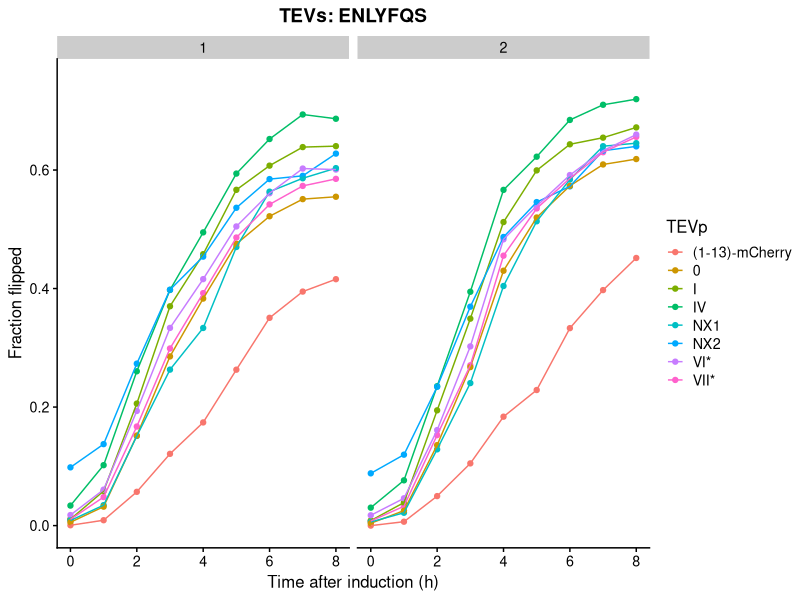
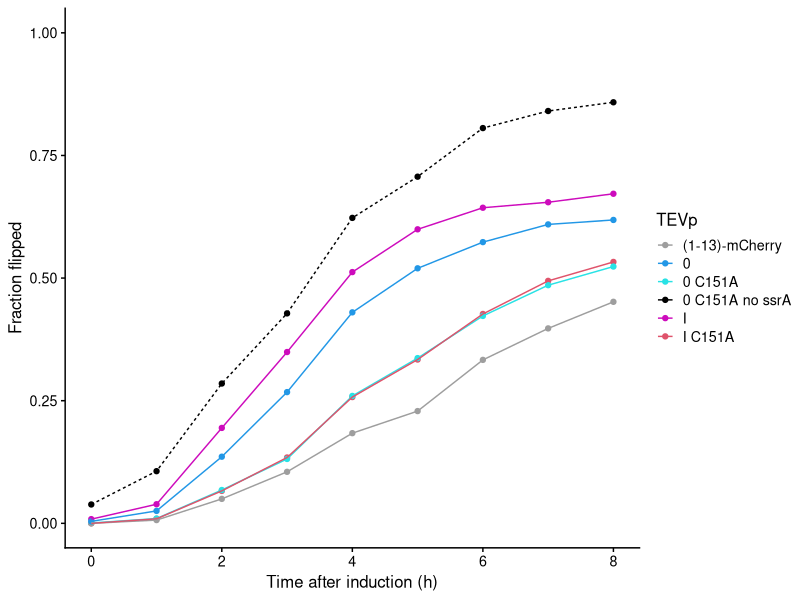
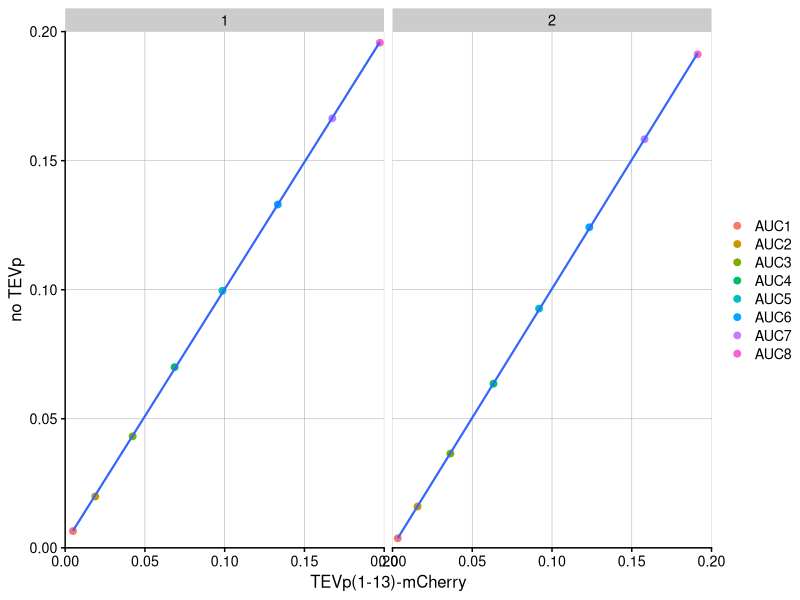
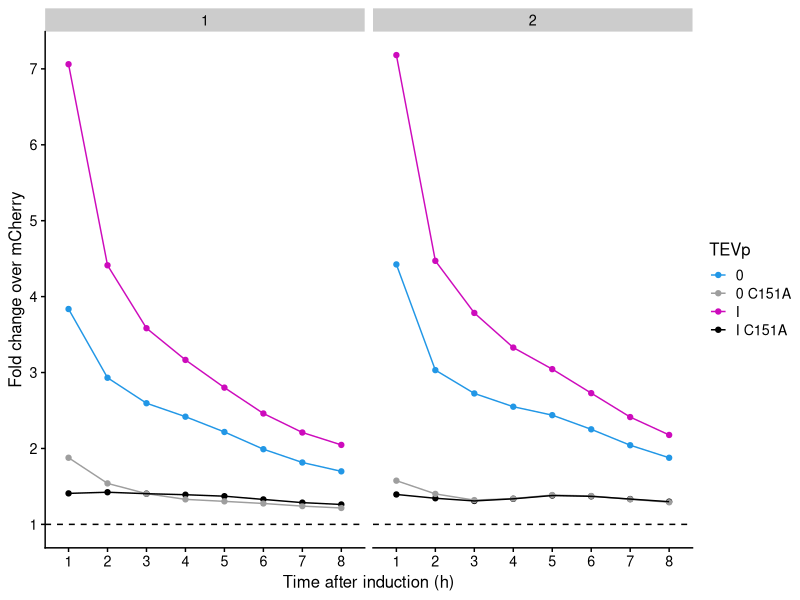
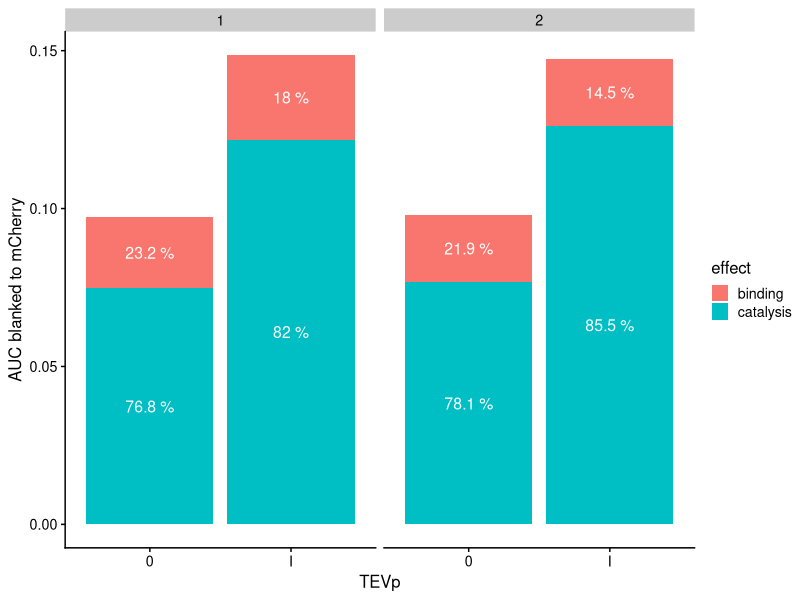
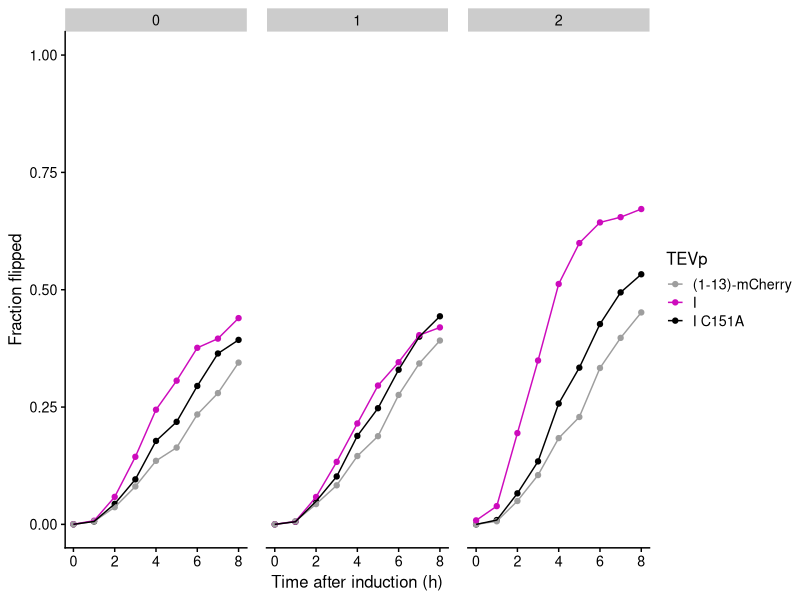
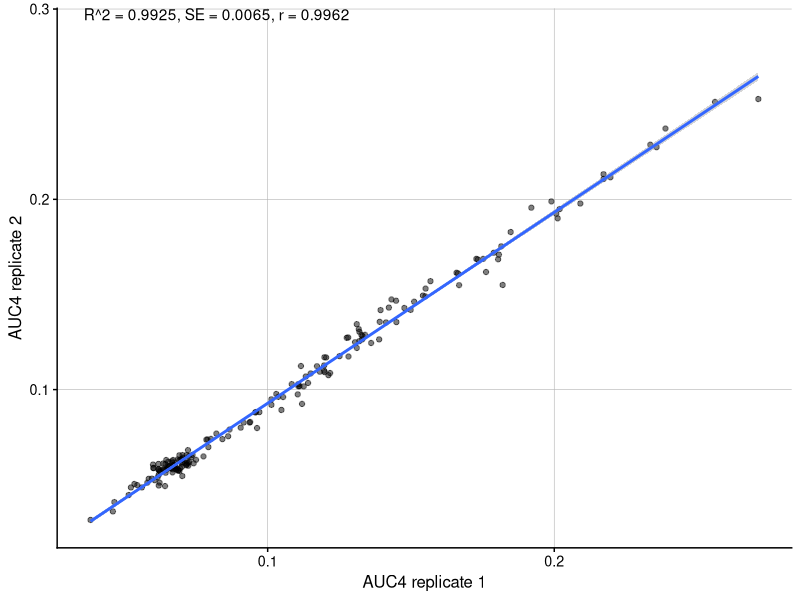
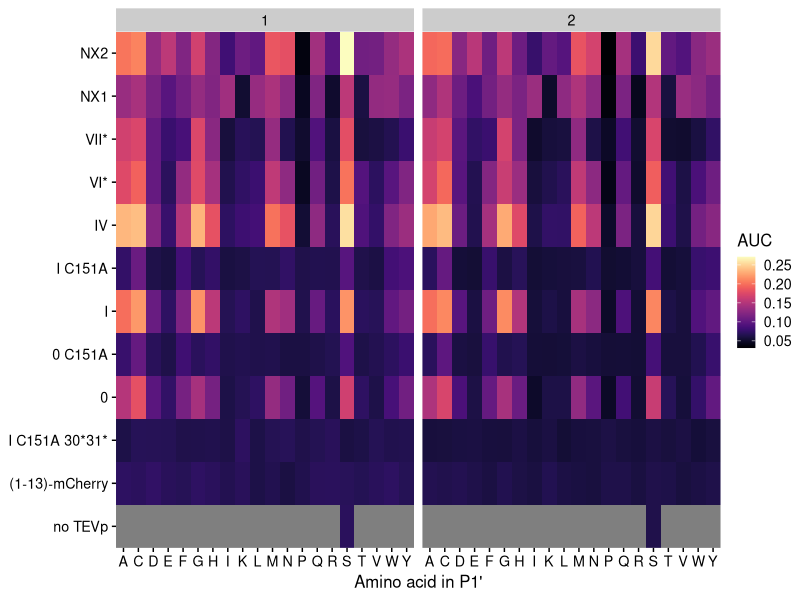

The R script that drew these images, in order:
# load libraries
library(tidyverse)
library(viridis)
library(cowplot)

# create folders --------------------------------------------------------

# create a folder to store the individual plots and results in
dir.create("./01_pop2")
dir.create("./01_pop2/results")
dir.create("./01_pop2/plots")
dir.create("./01_pop2/plots/1_flipping_TEVp")
dir.create("./01_pop2/plots/2_negative_controls")
dir.create("./01_pop2/plots/3_binding")
dir.create("./01_pop2/plots/4_linker_study")
dir.create("./01_pop2/plots/5_reproducibility")
dir.create("./01_pop2/plots/6_heatmaps")

# prepare data ------------------------------------------------------------

# read data
data <- read.table("./data/01_std_fraction_AUCs.txt", sep = "\t", header = TRUE)

# rename some variants to have consistent naming
# Replace "TEVp" with "" for all entries except "no TEVp"
data$TEVp <- ifelse(data$TEVp != "no TEVp", gsub("TEVp ", "", data$TEVp), data$TEVp)
data$TEVp <- ifelse(data$TEVp != "no TEVp", gsub("TEVp", "", data$TEVp), data$TEVp) # to rename TEVp(1-13)-mCherry

# format data
data <- data %>% 
  # for this analysis we only look at the standard plasmid with GFP
  filter(Bxb1.version == "with GFP") %>%
  # rename some columns to be consistens with other data
  rename(rep=Rep, 
         t1=X0, t2=X1, t3=X2, t4=X3, t5=X4, t6=X5, t7=X6, t8=X7, t9=X8,
         Note = Comment) %>%
  # clean up
  select(-ID, -Bxb1.version, -Architecture, -Discriminator.spacer, -Plasmid.ID, -TEVp.BC, -TEVs.BC, -sum)

# add columns needed for some plots
data <- data %>%
  mutate(TEVs_pos = "P1'", # add column stating that P1` was mutated
         TEVs_AA = gsub("ENLYFQ", "", data$TEVs)) # write AA of mutated position in separate column)

# get TEVp variants that were part of the linker study
linker_vars <- data %>% filter(No..of.TEVs.linkers == 1) %>% pull(TEVp) %>% unique()

# separate data for linker study from the rest
data_linkers <- data %>%
  filter(TEVs == 'ENLYFQS',
         TEVp %in% linker_vars)

# save data of linker study
write.table(data_linkers, file = "./01_pop2/results/data_linkers.txt", sep = "\t", row.names=FALSE, quote = F)

# only keep variants with both linkers in the rest of the data table
data <- filter(data, No..of.TEVs.linkers == 2) %>% select(-No..of.TEVs.linkers)

# save data
write.table(data, file = "./01_pop2/results/data_pop2clean.txt", sep = "\t", row.names=FALSE, quote = F)

# 1_flipping plots ---------------------------------------------------------

## multiple TEVps and a single TEVs ----

# write function to generate plots of flipping curves for a single TEVs
TEVp_plot <- function(
  TEVs_var, TEVp_var, limit, file_name){
  p <- data %>%
    # filtering
    filter(TEVp %in% TEVp_var, 
           # min >= 20, 
           TEVs %in% TEVs_var) %>% 
    # selecting only necessary columns
    select(rep, TEVp, TEVs, t1, t2, t3, t4, t5, t6, t7, t8, t9) %>%
    # rename for correct plotting
    rename("0"=t1, "1"=t2, "2"=t3, "3"=t4, "4"=t5, "5"=t6, "6"=t7, "7"=t8, "8"=t9) %>%
    # reformatting for plotting
    pivot_longer(cols = !c(rep, TEVp, TEVs) , names_to = "timepoint", values_to = "fraction_flipped") %>%
    # plotting
    ggplot(., aes(x = as.integer(timepoint), y = fraction_flipped, col = TEVp)) +
    geom_point() +
    geom_line() +
    facet_wrap(~rep) +
    theme_cowplot(font_size = 12) +
    scale_x_continuous("Time after induction (h)", limits = c(0, 8)) +
    scale_y_continuous("Fraction flipped", limits = c(0, limit)) +
    ggtitle(paste("TEVs:", TEVs_var)) +
    theme(plot.title = element_text(hjust = 0.5))
  # show plot
  print(p)
  # and save to file
  save_plot(p, filename = paste0("./01_pop2/plots/1_flipping_TEVp/", file_name, ".pdf"))
}


# show all active variants
TEVp_plot(TEVs_var = "ENLYFQS", 
          TEVp_var = c("(1-13)-mCherry",
                       filter(data, Note == "") %>% pull(TEVp)),
          limit = 0.75, file_name = "active_variants")


### plot the pop for a paper figure ----

palette.colors(palette = "R4")

# prepare data
pop <- data %>%
  # filtering
  filter(TEVp %in% c("0", "0 C151A", "I", "I C151A", "(1-13)-mCherry", "0 C151A no ssrA"), 
         # min >= 20, 
         TEVs %in% c("ENLYFQS", "ENLYFQ-"),
         # show rep 2 only as rep 1 has missing values for the no ssrA control
         rep == 2) %>% 
  # selecting only necessary columns
  select(rep, TEVp, TEVs, t1, t2, t3, t4, t5, t6, t7, t8, t9, AUC4, AUC8) %>%
  # rename for correct plotting
  rename("0"=t1, "1"=t2, "2"=t3, "3"=t4, "4"=t5, "5"=t6, "6"=t7, "7"=t8, "8"=t9) %>%
  # add column specifying the line type for each TEVp
  mutate(type = factor(if_else(TEVp == "0 C151A no ssrA", "dashed", "solid"), 
                       levels = c("solid", "dashed"))) %>%
  # reformat for plotting
  pivot_longer(cols = !c(rep, TEVp, TEVs, type, AUC4, AUC8) , names_to = "timepoint", values_to = "fraction_flipped")

# create a named vector with color codes for each TEVp
tevp_colors <- c("0" = palette.colors(palette = "R4")[4], 
                 "0 C151A" = palette.colors(palette = "R4")[5], 
                 "I" = palette.colors(palette = "R4")[6], 
                 "I C151A" = palette.colors(palette = "R4")[2], 
                 "(1-13)-mCherry" = palette.colors(palette = "R4")[8], 
                 "0 C151A no ssrA" = palette.colors(palette = "R4")[1])

# plotting
p <- ggplot(pop, aes(x = as.integer(timepoint), y = fraction_flipped, col = TEVp, linetype = type)) +
  geom_point() +
  geom_line() +
  theme_cowplot(font_size = 12) +
  scale_x_continuous("Time after induction (h)", limits = c(0, 8)) +
  scale_y_continuous("Fraction flipped", limits = c(0, 1)) +
  theme(plot.title = element_text(hjust = 0.5)) +
  scale_color_manual(values = tevp_colors) +
  guides(linetype = "none")

# show plot
print(p)
# and save to file
save_plot(p, filename = paste0("./01_pop2/plots/1_flipping_TEVp/figure_1C.pdf"),
          base_height = 2.3,
          base_asp = 1.7)


# 2_negative controls -----------------------------------------------------

# create a correlation plot

# format data
neg_ctrls <- data %>%
  #  filter(min >= 20) %>%
  filter(TEVp %in% c('no TEVp', '(1-13)-mCherry'),
         TEVs == "ENLYFQS") %>%
  select(TEVp, rep, paste0("AUC", seq(1:8))) %>%
  pivot_longer(., cols = c(-TEVp, -rep), names_to = "hour", values_to = "AUC") %>%
  pivot_wider(., names_from = TEVp, values_from = AUC) %>%
  rename('mCherry' = '(1-13)-mCherry', "noTEVp" = "no TEVp")

# create linear model
fit_rep1 <- lm(noTEVp ~ mCherry, data = filter(neg_ctrls, rep == 1))
fit_rep2 <- lm(noTEVp ~ mCherry, data = filter(neg_ctrls, rep == 2))
neg_ctrls <- data.frame(rep = c(1:2),
                 r2 = c(round(summary(fit_rep1)$r.squared, 5),
                        round(summary(fit_rep2)$r.squared, 5))) %>%
  right_join(., neg_ctrls)


# plot
p <-  ggplot(neg_ctrls, aes(x = mCherry, y = noTEVp)) +
  geom_point(size = 2, aes(color = hour)) +
  stat_smooth(method = "lm", formula = y ~ x, se = TRUE, size =0.75) +
  theme_cowplot(font_size = 12) +
  theme(panel.grid.major = element_line(colour = "grey70", size = 0.2),
        panel.grid.minor = element_blank()) +
  xlab("TEVp(1-13)-mCherry") +
  ylab("no TEVp") +
  scale_x_continuous(limits = c(0, 0.2), expand = c(0, 0)) +
  scale_y_continuous(limits = c(0, 0.2), expand = c(0, 0)) +
  labs(color = NULL) + # remove label of legend
  facet_wrap(~rep)
# show plot
print(p)
# and save to file
save_plot(p, filename = "./01_pop2/plots/2_negative_controls/correlation_neg_ctrls.pdf",
          base_asp = 1.618)


# 3_effect of binding -------------------------------------------------------

# investigate the effect of binding

## ENLYFQS only ----

### Fold change over mCherry (AUCs) ----

# get AUC1-8 for some TEVps
check <- data %>%
  filter(TEVp %in% c("I", "0", "I C151A", "0 C151A"),
         TEVs == "ENLYFQS") %>%
  select(rep, TEVp, paste0("AUC", seq(1, 8)))

# get AUC1-8 for mCherry
mCherry <- data %>%
  filter(TEVp == "(1-13)-mCherry",
         TEVs == "ENLYFQS") %>%
  select(rep, TEVp, paste0("AUC", seq(1, 8)))

# make the mCherry data frame as big as the check data frame
mCherry <- left_join(select(check, rep), mCherry, by = "rep")

# calculate fold changes over mCherry  
fc <- select(check, -rep, -TEVp)/select(mCherry, -rep, -TEVp)
# add the TEVp and rep columns again
fc <- fc %>% mutate(TEVp = check$TEVp, rep = check$rep)

# create a named vector with color codes for each TEVp
tevp_colors <- c("0" = palette.colors(palette = "R4")[4], 
                 "0 C151A" = palette.colors(palette = "R4")[8], 
                 "I" = palette.colors(palette = "R4")[6], 
                 "I C151A" = palette.colors(palette = "R4")[1])

# plotting
p <- ggplot(fc %>%
              pivot_longer(cols = -c(TEVp, rep), values_to = "fc", names_to = "AUC") %>%
              mutate(AUC = gsub("AUC", "", AUC)),
            aes(x = AUC, y = fc, col = TEVp)) +
  geom_point() +
  geom_line(aes(group = TEVp)) +
  facet_wrap(~rep) +
  theme_cowplot(font_size = 12) +
  scale_color_manual(values = tevp_colors) +
  scale_y_continuous("Fold change over mCherry", breaks = seq(1, 8, by = 1)) +
  geom_hline(yintercept=1, linetype="dashed") +
  # theme(axis.text.x = element_text(angle = 45, hjust = 1)) +
  xlab("Time after induction (h)")

# show plot
print(p)
# and save to file
save_plot(p, filename = "./01_pop2/plots/3_binding/fold_change.pdf", 
          base_height = 3.5)




### bar plot ----

## show effect of binding with ENLYFQS as stacked bar plot 

# prepare data
binding_ENLYFQS <- data %>%
  # filter(min >= 20) %>% # set read threshold
  filter(TEVp %in% c("0", "0 C151A", "I", "I C151A", "(1-13)-mCherry"), TEVs == "ENLYFQS") %>%
  # do this analysis with AUC4 only
  rename(AUC = AUC4) %>%
  select(rep, TEVp, Note, AUC)

# get AUCs for all active and catalytic dead variants
data_bars <- binding_ENLYFQS %>%
  filter(TEVp != "(1-13)-mCherry") %>%
  mutate(TEVp = gsub(" C151A", "", TEVp)) # remove the "C151A" from the TEVp name

# rename entries of the Note column to be more precise
data_bars$Note[data_bars$Note == ""] <- "active"
data_bars$Note[data_bars$Note == "neg ctrl catalysis"] <- "inactive"

# rearrange table
data_bars <- data_bars %>% pivot_wider(., names_from = Note, values_from = AUC)

# define the blank and get its values
blank <- binding_ENLYFQS %>%
  filter(Note == "neg ctrl binding") %>%
 select(rep, AUC) %>%
  rename("blank" = "AUC")

# join data with these blank values
data_bars <- full_join(data_bars, blank, by = "rep")

# calculate effect of binding and catalysis 
data_bars <- mutate(data_bars,
                    # binding = inactive (C151A) variants - mCherry control
                    binding = inactive - blank,
                    # catalysis = active TEVp variant - inactive TEVp variant
                    catalysis = active - inactive) %>%
  mutate(binding_rel = 100*round(binding/(binding+catalysis), 3),
         catalysis_rel = 100*round(catalysis/(binding+catalysis), 3))

# Stacked bar plot
# rearrange the table for plotting
p <- data_bars %>%
  select(-active, -inactive, -blank) %>%
  rename(binding_abs = binding, catalysis_abs = catalysis) %>%
  pivot_longer(cols = -c(TEVp, rep), names_to = c("effect", "variable"), names_sep = "_",
               values_to = "value") %>%
  pivot_wider(., names_from = variable, values_from = value) %>%
  ggplot(., aes(fill = effect, y = abs, x = factor(TEVp, levels = arrange(filter(data_bars, rep =="1"), active)$TEVp))) +
  geom_bar(position="stack", stat="identity") +
  theme_cowplot(font_size = 12) +
  xlab("TEVp") +
  ylab("AUC blanked to mCherry") +
  geom_text(aes(label = paste(rel, "%")), position = position_stack(vjust = 0.5), size=4, color = "white") +
  facet_wrap(~rep)

# show plot
print(p)

# save plot
save_plot(p, filename = "./01_pop2/plots/3_binding/effect_of_binding_ENLYFQS.pdf",
          base_height = 3.5, 
          base_asp = 1.2)


# 4_linker study ---------------------------------------------------------------

# compare the flipping behavior of plasmids containing 0, 1, or 2 GS-rich linkers 
# around TEVs

# prepare data
linkerstudy <- data_linkers %>%
  # filtering
  filter(TEVp %in% c("0", "0 C151A", "I", "I C151A", "(1-13)-mCherry"), 
         # show rep 2 only as rep 1 has missing values for the no ssrA control
         rep == 2) %>% 
  # selecting only necessary columns
  select(rep, TEVp, No..of.TEVs.linkers, t1, t2, t3, t4, t5, t6, t7, t8, t9) %>%
  # rename for correct plotting
  rename("0"=t1, "1"=t2, "2"=t3, "3"=t4, "4"=t5, "5"=t6, "6"=t7, "7"=t8, "8"=t9) %>%
  # reformat for plotting
  pivot_longer(cols = !c(rep, TEVp, No..of.TEVs.linkers) , names_to = "timepoint", values_to = "fraction_flipped")

# plot linker study with TEVp I
p_TEVpI <- ggplot(filter(linkerstudy, TEVp %in% c("I", "I C151A", "(1-13)-mCherry")), aes(x = as.integer(timepoint), y = fraction_flipped, col = TEVp)) +
               geom_point() +
               geom_line() +
               theme_cowplot(font_size = 12) +
               scale_x_continuous("Time after induction (h)", limits = c(0, 8)) +
               scale_y_continuous("Fraction flipped", limits = c(0, 1)) +
               facet_wrap(~No..of.TEVs.linkers) +
               scale_color_manual(values = c(8, 6, 1)) +
               theme(panel.spacing = unit(0.5, "cm"))
             
# show plot
print(p_TEVpI)
# and save to file
save_plot(p_TEVpI, filename = paste0("./01_pop2/plots/4_linker_study/linker_study_TEVpI.pdf"),
          base_height = 2.5,
          base_asp = 3.6)





# 5_reproducibility --------------------------------------------------------------

## among replicates ----

# create a correlation plot

# define the AUC to use
AUC <- "AUC4"

# format data
replicates <- data %>%
#  filter(min >= 20) %>%
  filter(Note != "neg ctrl catalysis") %>% # kick out C151A variants
  select(TEVp, TEVs, all_of(AUC), rep) %>%
  pivot_wider(., names_from = rep, values_from = AUC, names_prefix = "rep")

# create linear model
fit <- lm(rep2 ~ rep1, data = replicates)

# plot
p <-  ggplot(replicates, aes(x = rep1, y = rep2)) +
  geom_point(alpha = 0.5) +
  stat_smooth(method = "lm", formula = y ~ x, se = TRUE) +
  annotate("text", x = -Inf, y = Inf,
           label = paste0("R^2 = ", 
                          round(summary(fit)$r.squared, 4),
                          ", SE = ",
                          round(summary(fit)$coefficients[2, "Std. Error"], 4),
                          ", r = ",
                          round(cor(replicates$rep2, replicates$rep1, use = "pairwise.complete.obs", method = 'pearson'), 4)),
           hjust = -0.1, vjust = 1) +
  theme_cowplot(font_size = 12) +
  theme(panel.grid.major = element_line(colour = "grey70", size = 0.2),
        panel.grid.minor = element_blank()) +
  xlab(paste(AUC, "replicate 1")) +
  ylab(paste(AUC, "replicate 2"))

# show plot
print(p)
# and save to file
save_plot(p, filename = "./01_pop2/plots/5_reproducibility/replicates.pdf",
          base_asp = 1)


# 6_P1' heat maps  ----------------------------------------------------------
# show a comprehensive P1' specificity profile of all TEVp varians

# prepare data, use AUC4 only
data_P1p <- data %>% select(rep, TEVp, TEVs, TEVs_pos, TEVs_AA, AUC4) %>%
  rename(AUC = AUC4)

## raw AUCs rel to wt TEVs ----

# set raw AUCs relative to wt TEVs

# get values of wt TEVs
wtTEVs <- data_P1p %>% filter(TEVs == "ENLYFQS") %>% select(rep, TEVp, AUC) %>% rename("AUC_ENLYFQS" = "AUC")
# join data with these values
data_P1p <- full_join(data_P1p, wtTEVs, by = c("TEVp", "rep"))
# calculate normalized blanked values
data_P1p <- data_P1p %>% mutate(AUCrel = AUC / AUC_ENLYFQS)


## prepare plotting ----

# manually define the order of TEVp variants
TEVp_levels <- c(
  'no TEVp', '(1-13)-mCherry', "MBP", "I C151A 30*31*", "0 C151A no ssrA",
  '0', "0 C151A", 
  "I", "I C151A",
  'IV', "IV C151A",
  'VI', 'VI C151A',
  'VI*', 'VI* C151A',
  'VII', 'VII C151A',
  'VII*', 'VII* C151A',
  'NX1', 'NX1 C151A',
  'NX2', 'NX2 C151A')

# write function to generate P1' heat maps showing both replicates
heatmap_P1p_rep <- function(
  TEVp_var, activity, legend, file_name, height, asp_ratio){
  # preparing data for the plot
  plot_data <- filter(data_P1p,
                      # min >= 10,
                      TEVp %in% TEVp_var,
                      TEVs != "ENLYFQ-")
  # add the TEVp x TEVs combinations that were not covered in the screen and set the value to NA
  # this is important to have a grey box in the heatmap for missing values
  # create mock data frame with all unique TEVp, TEVp position and TEVs AA combinations - 3381 lines
  df_combinations <- expand.grid(
    TEVp = unique(plot_data$TEVp),
    TEVs_AA = unique(plot_data$TEVs_AA),
    rep = unique(plot_data$rep))
  # merge with data of actually measured TEVp x TEVs combinations
  plot_data <- plot_data %>%
    full_join(., df_combinations,
              by = c("TEVp", "TEVs_AA", "rep")) %>%
    # give the name "values" to the column that should be plotted and is defined by "activity"
    rename(values = all_of(activity))
  
  # plotting
  p <- ggplot(plot_data, aes(x = TEVs_AA, 
                             y = factor(TEVp, levels = TEVp_levels), 
                             fill = values)) +
    geom_tile() + # make heat map
    scale_fill_viridis(option="magma") +
    theme_cowplot(font_size = 12) +
    theme(axis.line = element_blank()) +
    theme(axis.title.y = element_blank()) +
    labs(fill = legend) +
    scale_x_discrete(name = "Amino acid in P1'", expand = c(0, 0)) +
    scale_y_discrete(expand = c(0, 0)) +
    facet_wrap(~rep)
  
  # show plot
  print(p)
  
  # save plot to file
  save_plot(p, filename = paste0("./01_pop2/plots/6_heatmaps/", file_name, ".pdf"),
            base_height = height,
            base_asp = asp_ratio)
}

## AUC: raw AUCs ----

# heat map of all variants showing raw AUC values, both reps
heatmap_P1p_rep(TEVp_var = pull(data_P1p, TEVp),
                activity = "AUC",
                legend = "AUC",
                file_name = "all_variants_AUC",
                height = 5, 
                asp_ratio = 1.618)

# heat map of all active TEVp variants
heatmap_P1p_rep(TEVp_var = c('0', 'I', 'IV', 'VI', 'VI*', 'VII', 'VII*', 'NX1', 'NX2'),
                activity = "AUC",
                legend = "AUC",
                file_name = "selected_TEVps_AUC",
                height = 3.71,
                asp_ratio = 1.618)

## AUCrel: AUC rel to wt TEVs ----

# heat map of all active TEVp variants
heatmap_P1p_rep(TEVp_var = c('0', 'I', 'IV', 'VI', 'VI*', 'VII', 'VII*', 'NX1', 'NX2'),
            activity = "AUCrel",
            legend = "AUC rel",
            file_name = "selected_TEVps_AUC_rel",
            height = 3.71,
            asp_ratio = 1.618)







